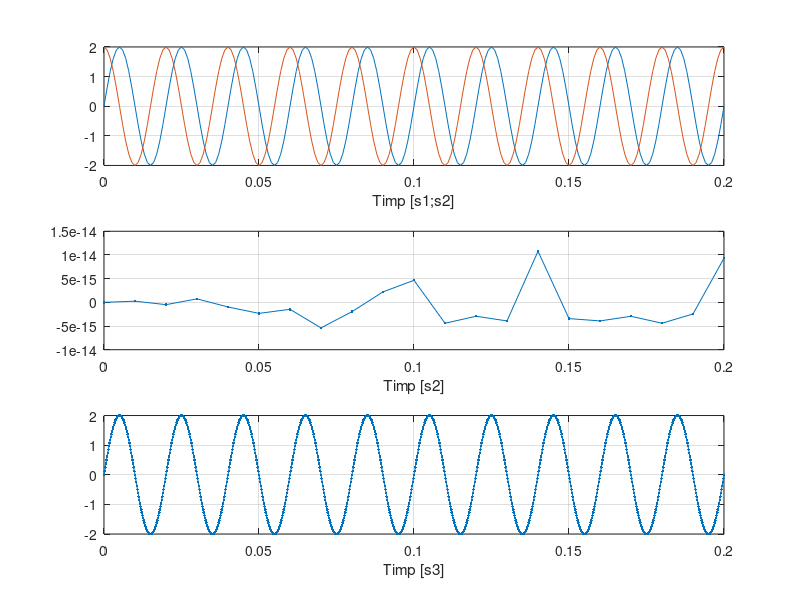

The MATLAB source for this figure:
%Exercitiul 5

F = 50;
t1 = 0:0.001:0.2;
s1 = 2*sin(2*pi*F*t1);
figure(1)


%a)

t2 = 0:0.01:0.2;
s2 = 2*sin(2*pi*F*t2);
subplot(3,1,2)
plot(t2,s2,'.-'),xlabel('Timp [s2]'),grid 

t3 = 0:0.0002:0.2;
s3 = 2*sin(2*pi*F*t3);
subplot(3,1,3)
plot(t3,s3,'.-'),xlabel('Timp [s3]'),grid 

%b)T1=0.02s
%  T2=
%  T3=0.02s

%c)
Fc = 20;
t = 0:0.001:0.2;
s = 2*cos(2*pi*F*t);
subplot(3,1,1)
plot(t1,s1,t,s),xlabel('Timp [s1;s2]'),grid 
